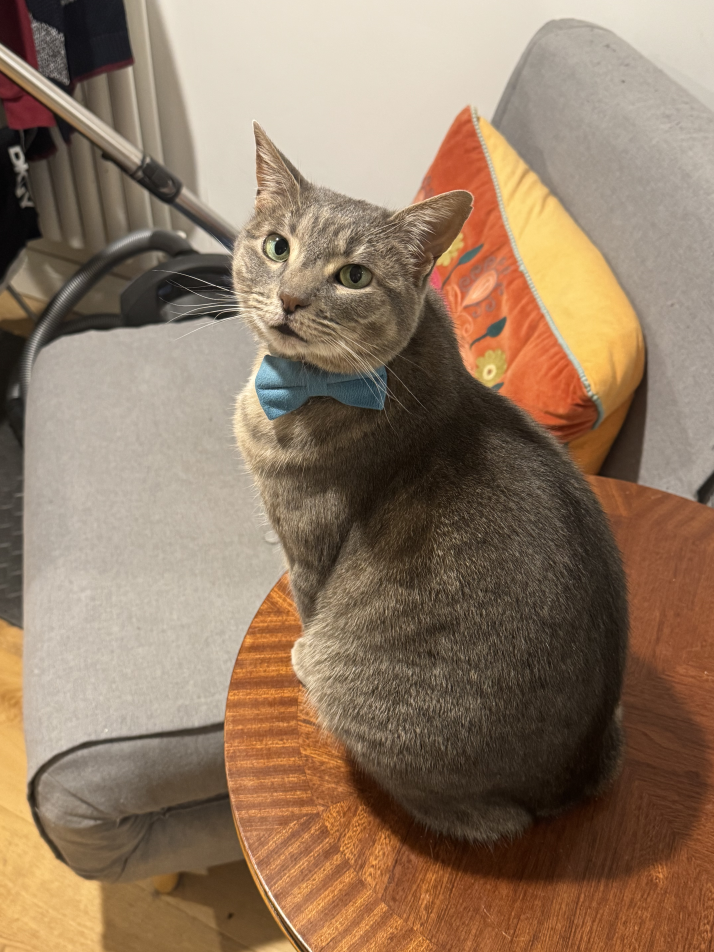
#> input picture test-photos/boba.jpg, 4284 x 5712 px (shown at 1/6 size)
$ python canvas_processor.py ../../test-photos/boba.jpg 3 100
#> lines starting #> are read from the running program, lines starting #| are printed output that depends on the picture; after the words box and inside, x2 and y2 are one past the last pixel; in counts of white or black regions, pixels touching at a corner belong together
"""
Interactive Paint-by-Numbers Canvas Generator

Converts photos into interactive coloring templates with:
- Region boundaries for tap-to-fill interaction
- Color palette with numbers (like Zen Color)
- JSON/SVG output for web/mobile canvas rendering
"""

import cv2
import numpy as np
from sklearn.cluster import KMeans
from PIL import Image, ImageDraw
import json
import sys
from pathlib import Path
from scipy import ndimage
from typing import Dict, List, Tuple


class InteractiveCanvasGenerator:
    """
    Generate interactive paint-by-numbers templates for digital coloring.

    Output format for web canvas:
    {
        "regions": [
            {
                "id": "region_1",
                "color_num": 3,
                "boundary": [[x1,y1], [x2,y2], ...],
                "centroid": [cx, cy],
                "filled": false
            }
        ],
        "colors": [
            {"num": 1, "rgb": [255, 120, 80], "hex": "#FF7850"}
        ],
        "dimensions": {"width": 800, "height": 600}
    }
    """

    def __init__(self, image_path, num_colors=15, max_size=800, min_region_size=200):
        """
        Initialize canvas generator

        Args:
            image_path: Path to input image
            num_colors: Number of colors (8=easy, 15=medium, 25=hard)
            max_size: Maximum dimension for canvas (pixels)
            min_region_size: Minimum pixels per region (smaller regions get merged)
                            Default 200 for better UX (easier to tap on mobile)
        """
#> called with image_path = '../../test-photos/boba.jpg', num_colors = 3, max_size = 800, min_region_size = 100
        self.image_path = image_path
        self.num_colors = num_colors
        self.max_size = max_size
        self.min_region_size = min_region_size

        # Load image
        self.original = cv2.imread(image_path)
#> self.original is the input picture: shape (5712, 4284, 3); mean B, G, R 99, 121.1, 144.7
        if self.original is None:
            raise ValueError(f"Could not load image: {image_path}")

        # Convert BGR to RGB
        self.original = cv2.cvtColor(self.original, cv2.COLOR_BGR2RGB)

        # Processed data
        self.resized = None
        self.color_palette = None
        self.color_labels = None
        self.regions_data = []
        self.canvas_data = {}

    def resize_image(self):
        """Resize image to optimal canvas size"""
        height, width = self.original.shape[:2]

        if max(height, width) > self.max_size:
            if width > height:
                new_width = self.max_size
                new_height = int(height * (self.max_size / width))
            else:
                new_height = self.max_size
                new_width = int(width * (self.max_size / height))

            self.resized = cv2.resize(self.original, (new_width, new_height),
                                     interpolation=cv2.INTER_AREA)
        else:
            self.resized = self.original.copy()

        return self.resized

    def quantize_colors(self):
        """
        Reduce image to N colors using K-means clustering
        Creates the color palette for the bottom color picker
        """
        height, width = self.resized.shape[:2]
        pixels = self.resized.reshape(-1, 3).astype(np.float32)

        # K-means clustering
        kmeans = KMeans(n_clusters=self.num_colors, random_state=42, n_init=10)
        labels = kmeans.fit_predict(pixels)

        # Store palette and labels
        self.color_palette = kmeans.cluster_centers_.astype(int)
        self.color_labels = labels.reshape(height, width)
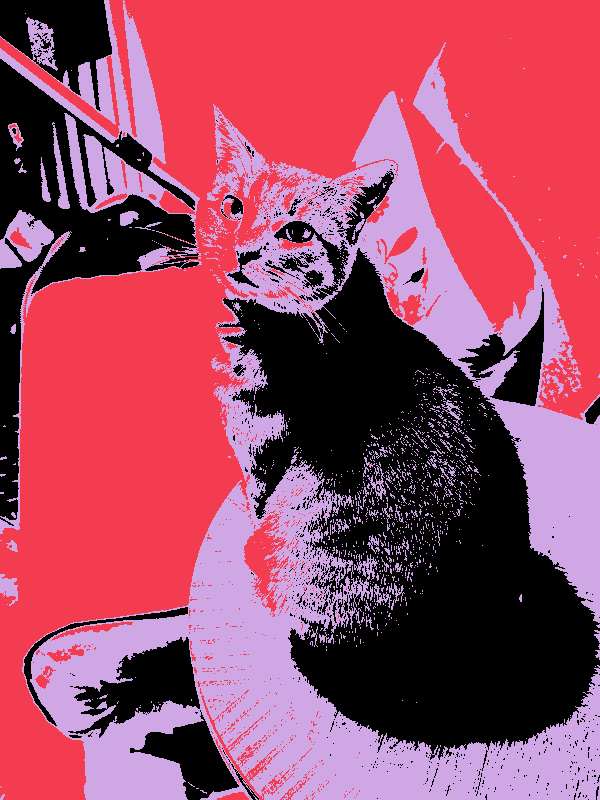
#> self.color_labels: shape (800, 600) int32; 3 distinct labels, from 0 to 2; one colour per label, 0 black

        return self.color_palette, self.color_labels

    def create_regions(self):
        """
        Create clickable regions from color-labeled image.
        Uses connected component analysis to group adjacent pixels of same color.

        CRITICAL: Ensures 100% pixel coverage - no gaps or white spaces.
        """
        # First, apply morphological operations to merge small regions
        if self.min_region_size > 0:
            self.color_labels = self._simplify_labels()
            # SECOND PASS: Eliminate tiny regions by reassigning to dominant neighbor
            self.color_labels = self._merge_tiny_regions()

        regions = []
        region_id = 0

        # Track which pixels we've already assigned
        assigned = np.zeros_like(self.color_labels, dtype=bool)

        height, width = self.color_labels.shape

        # For each color
        for color_num in range(self.num_colors):
            # Get mask of pixels with this color
            color_mask = (self.color_labels == color_num) & ~assigned

            # Find connected components (separate regions of same color)
            labeled_mask, num_features = ndimage.label(color_mask)

            # Extract each region
            for region_label in range(1, num_features + 1):
                region_mask = labeled_mask == region_label

                # Get region size
                region_size = np.sum(region_mask)
                if region_size == 0:
                    continue

                # SKIP tiny regions that slipped through
                if region_size < self.min_region_size:
                    continue

                # Extract boundary coordinates
                boundary = self._extract_boundary(region_mask)

                # Skip if boundary extraction failed
                if not boundary:
                    continue

                # Calculate centroid for number placement
                coords = np.argwhere(region_mask)
                centroid = coords.mean(axis=0).astype(int).tolist()

                regions.append({
                    "id": f"region_{region_id}",
                    "color_num": int(color_num + 1),  # 1-indexed for display
                    "boundary": boundary,
                    "centroid": [int(centroid[1]), int(centroid[0])],  # [x, y]
                    "pixel_count": int(region_size),  # Track region size
                    "filled": False
                })

                region_id += 1
                assigned |= region_mask

        # VERIFY: Check for any unassigned pixels
        unassigned_count = np.sum(~assigned)
        if unassigned_count > 0:
            print(f"⚠️  Warning: {unassigned_count} pixels not assigned to regions (tiny regions filtered out)")
        else:
            print(f"✓ Complete coverage: All {height * width} pixels assigned")

        self.regions_data = regions
        return self.regions_data

    def _simplify_labels(self):
        """
        Apply morphological operations to merge small regions.
        Uses closing (dilation + erosion) to fill small holes and gaps.
        ENHANCED: More aggressive merging for larger, tap-friendly regions.
        """
        print(f"🔄 Simplifying regions (min size: {self.min_region_size} pixels)...")

        # Calculate kernel size based on min_region_size
        # More aggressive sizing for better merging
        kernel_size = max(5, int(np.sqrt(self.min_region_size)))
        kernel = np.ones((kernel_size, kernel_size), np.uint8)

        # First pass: Apply median blur to reduce noise
        # This helps merge very similar colors before morphological operations
        blurred = cv2.medianBlur(self.color_labels.astype(np.uint8), 5)

        # Apply morphological closing for each color separately
        simplified_labels = blurred.copy()

        for color_num in range(self.num_colors):
            # Create binary mask for this color
            mask = (blurred == color_num).astype(np.uint8)

            # Morphological closing: fills small holes (more iterations)
            closed = cv2.morphologyEx(mask, cv2.MORPH_CLOSE, kernel, iterations=2)

            # Morphological opening: removes small regions (more iterations)
            opened = cv2.morphologyEx(closed, cv2.MORPH_OPEN, kernel, iterations=2)

            # Update labels where opening succeeded
            simplified_labels[opened == 1] = color_num
#> this loop made 3 passes
#> pass 1, in _simplify_labels, `mask = (blurred == color_num).astype(np.uint8)`:
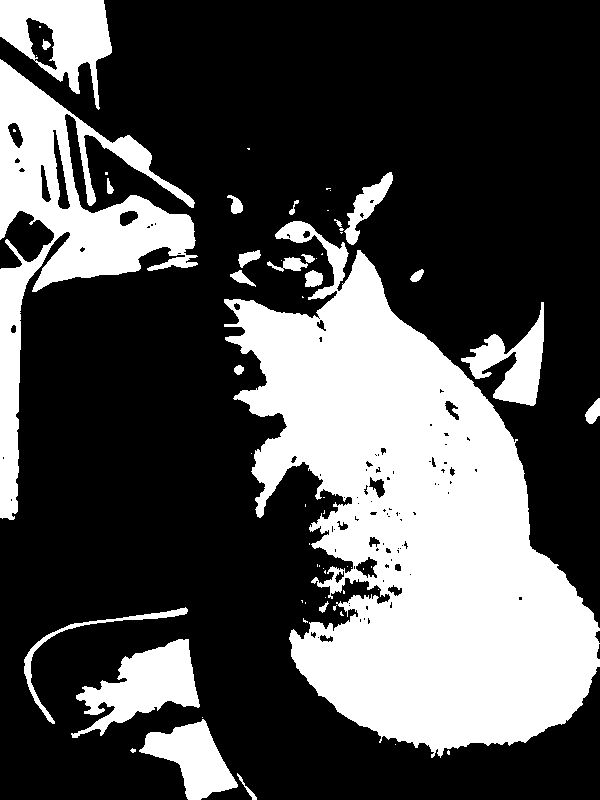
#> mask: shape (800, 600); values 0 (black) and 1 (white), 31.4% white; 62 white regions (39 under 20 px), largest, box (x1, y1, x2, y2) and area: (224, 221, 600, 758) 101975, (0, 59, 198, 520) 24923, (0, 0, 112, 110) 6207

        print(f"   ✓ Applied aggressive morphological simplification (kernel: {kernel_size}x{kernel_size}, 2 iterations)")

        return simplified_labels

    def _merge_tiny_regions(self):
        """
        Post-processing: Merge tiny color regions into neighboring larger regions.
        Finds connected components for each color and reassigns tiny ones to dominant neighbor.
        """
        print(f"🔄 Merging tiny regions (min size: {self.min_region_size} pixels)...")

        merged_labels = self.color_labels.copy()
        total_merged = 0

        # For each color, find and merge tiny regions
        for color_num in range(self.num_colors):
            color_mask = (self.color_labels == color_num).astype(np.uint8)

            # Find connected components
            labeled_mask, num_features = ndimage.label(color_mask)

            # Check each region
            for region_label in range(1, num_features + 1):
                region_mask = (labeled_mask == region_label)
                region_size = np.sum(region_mask)

                # If region is too small, reassign to dominant neighbor
                if region_size < self.min_region_size:
                    # Dilate to find neighbors
                    dilated = cv2.dilate(region_mask.astype(np.uint8), np.ones((3, 3), np.uint8))
                    neighbor_mask = (dilated > 0) & (~region_mask)

                    # Get neighbor colors
                    neighbor_colors = merged_labels[neighbor_mask]

                    if len(neighbor_colors) > 0:
                        # Flatten and get most common neighbor color
                        neighbor_colors_flat = neighbor_colors.flatten()
                        dominant_color = np.bincount(neighbor_colors_flat).argmax()
                        merged_labels[region_mask] = dominant_color
                        total_merged += region_size
#> this loop made 3 passes
#> num_features on passes 1 to 3: 9, 18, 10
#> pass 1, in _merge_tiny_regions, `labeled_mask, num_features = ndimage.label(color_mask)`:
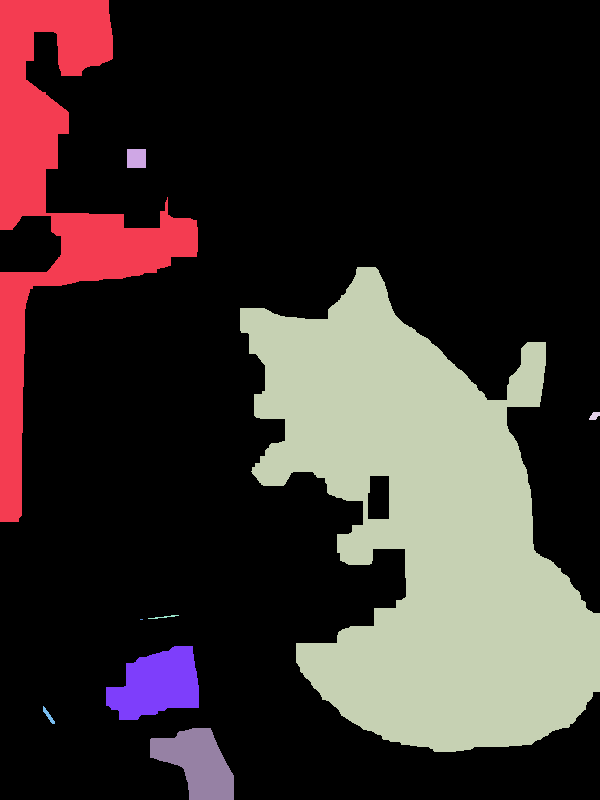
#> labeled_mask: shape (800, 600) int32; 10 distinct labels, from 0 to 9; one colour per label, 0 black
#> pass 2, in _merge_tiny_regions, `labeled_mask, num_features = ndimage.label(color_mask)`:
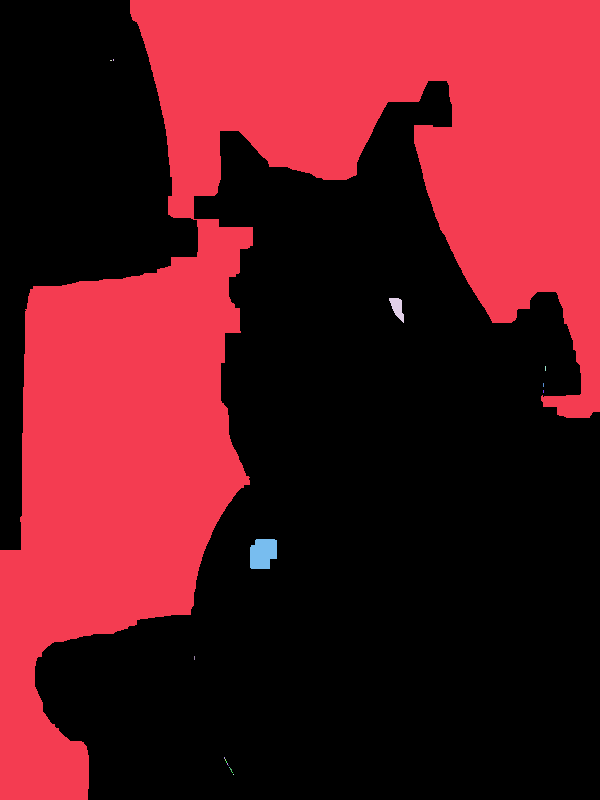
#> labeled_mask: shape (800, 600) int32; 19 distinct labels, from 0 to 18; one colour per label, 0 black
#> after the loop:
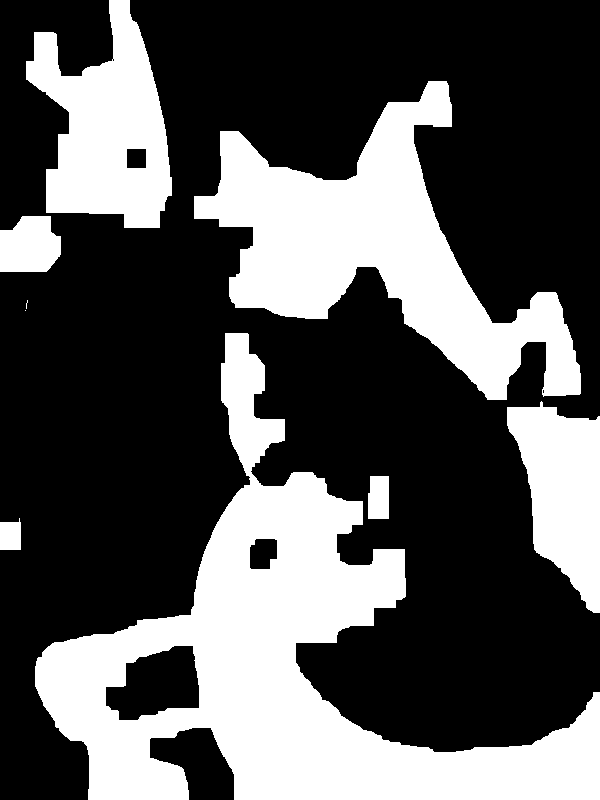
#> color_mask: shape (800, 600); values 0 (black) and 1 (white), 33.9% white; 9 white regions (2 under 20 px), largest, box (x1, y1, x2, y2) and area: (35, 333, 600, 800) 81672, (194, 81, 581, 400) 45121, (26, 0, 172, 228) 19383
#> after the loop:
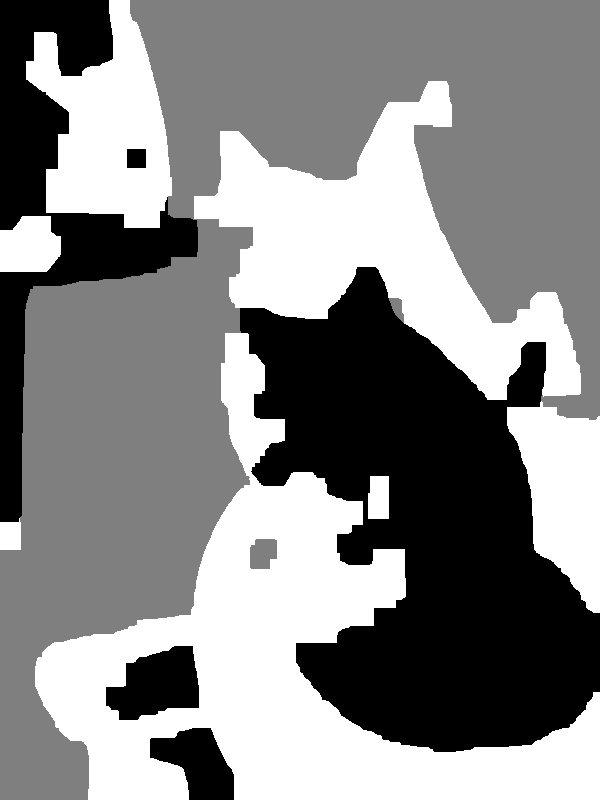
#> merged_labels: shape (800, 600); min 0, max 2, mean 1.06; drawn with min black and max white
#> after the loop, total_merged = 222

        print(f"   ✓ Merged {total_merged} pixels from tiny regions into neighbors")
#|    ✓ Merged 222 pixels from tiny regions into neighbors

        return merged_labels

    def _extract_boundary(self, region_mask):
        """
        Extract boundary coordinates of a region as polygon points.
        Uses OpenCV contour detection.
        """
        # Convert boolean mask to uint8
        mask_uint8 = region_mask.astype(np.uint8) * 255

        # Find contours
        contours, _ = cv2.findContours(mask_uint8, cv2.RETR_EXTERNAL,
                                       cv2.CHAIN_APPROX_SIMPLE)

        if not contours:
            return []

        # Get largest contour (main boundary)
        largest_contour = max(contours, key=cv2.contourArea)

        # Simplify polygon (reduce points for performance)
        epsilon = 0.005 * cv2.arcLength(largest_contour, True)
        simplified = cv2.approxPolyDP(largest_contour, epsilon, True)

        # Convert to list of [x, y] coordinates
        boundary = [[int(point[0][0]), int(point[0][1])] for point in simplified]

        return boundary

    def generate_canvas_data(self):
        """
        Generate complete JSON data for interactive canvas.
        Includes regions, color palette, and metadata.
        """
        # Create color palette array
        colors = []
        for i, rgb in enumerate(self.color_palette):
            hex_color = "#{:02x}{:02x}{:02x}".format(int(rgb[0]), int(rgb[1]), int(rgb[2]))
            colors.append({
                "num": i + 1,  # 1-indexed
                "rgb": [int(rgb[0]), int(rgb[1]), int(rgb[2])],
                "hex": hex_color
            })

        # Compile canvas data
        height, width = self.resized.shape[:2]

        # Calculate region size statistics
        region_sizes = [r['pixel_count'] for r in self.regions_data]
        avg_region_size = np.mean(region_sizes) if region_sizes else 0
        min_size = min(region_sizes) if region_sizes else 0
        max_size = max(region_sizes) if region_sizes else 0

        self.canvas_data = {
            "regions": self.regions_data,
            "colors": colors,
            "dimensions": {
                "width": int(width),
                "height": int(height)
            },
            "metadata": {
                "num_colors": self.num_colors,
                "num_regions": len(self.regions_data),
                "difficulty": self._get_difficulty_label(),
                "avg_region_size": int(avg_region_size),
                "min_region_size": int(min_size),
                "max_region_size": int(max_size)
            }
        }

        return self.canvas_data

    def _get_difficulty_label(self):
        """Determine difficulty based on region count"""
        num_regions = len(self.regions_data)
        if num_regions <= 200:
            return "easy"
        elif num_regions <= 800:
            return "medium"
        elif num_regions <= 2000:
            return "hard"
        else:
            return "expert"

    def process(self):
        """
        Full processing pipeline:
        1. Resize image
        2. Quantize colors (K-means)
        3. Create interactive regions
        4. Generate canvas JSON data
        """
        print(f"Processing {self.image_path}...")
        print(f"Target: {self.num_colors} colors")

        # Step 1: Resize
        print("1. Resizing image...")
        self.resize_image()

        # Step 2: Color quantization
        print("2. Quantizing colors...")
        self.quantize_colors()

        # Step 3: Create regions
        print("3. Creating regions...")
        self.create_regions()
#> the loop in create_regions, `for color_num in range(self.num_colors):` made 3 passes
#> num_features on passes 2 to 3: 3, 7
#> pass 1, in _extract_boundary, `mask_uint8 = region_mask.astype(np.uint8) * 255`:
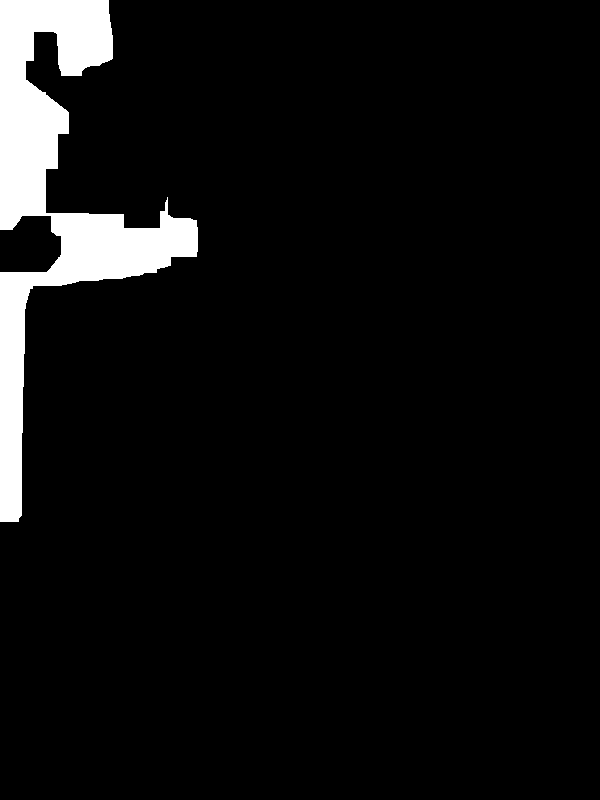
#> mask_uint8: shape (800, 600); 6% white; 1 white region, box (x1, y1, x2, y2) and area: (0, 0, 198, 522) 28942
#> (the rest of the program and of its run is left out)
